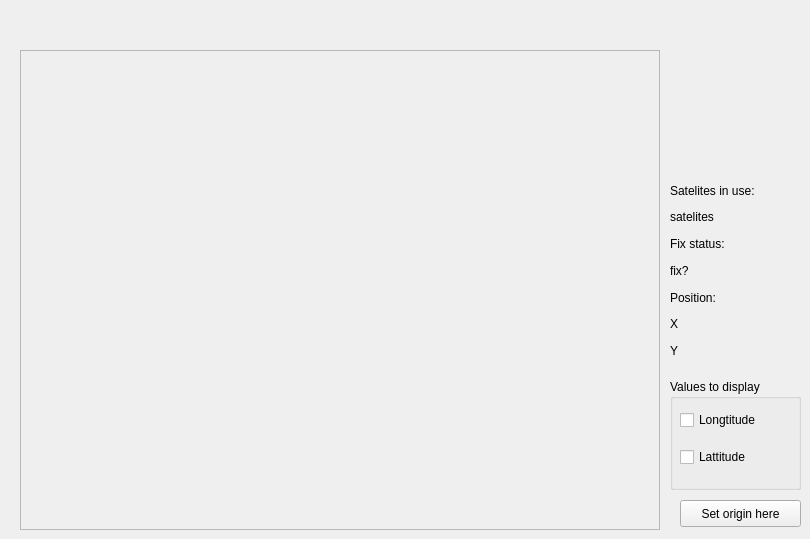
    <widget class="QWidget" name="gpsTab">
     <attribute name="title">
      <string>GPS</string>
     </attribute>
     <widget class="QLabel" name="gpsDisplayLabel">
      <property name="geometry">
       <rect>
        <x>20</x>
        <y>50</y>
        <width>640</width>
        <height>480</height>
       </rect>
      </property>
      <property name="frameShape">
       <enum>QFrame::StyledPanel</enum>
      </property>
      <property name="text">
       <string/>
      </property>
     </widget>
     <widget class="QGroupBox" name="gpsValuesGroupBox">
      <property name="geometry">
       <rect>
        <x>670</x>
        <y>379</y>
        <width>131</width>
        <height>111</height>
       </rect>
      </property>
      <property name="title">
       <string>Values to display</string>
      </property>
      <widget class="QWidget" name="verticalLayoutWidget_8">
       <property name="geometry">
        <rect>
         <x>10</x>
         <y>20</y>
         <width>111</width>
         <height>81</height>
        </rect>
       </property>
       <layout class="QVBoxLayout" name="verticalLayout_8">
        <item>
         <widget class="QCheckBox" name="longtitudeCheckBox">
          <property name="text">
           <string>Longtitude</string>
          </property>
         </widget>
        </item>
        <item>
         <widget class="QCheckBox" name="lattitudeCheckBox">
          <property name="text">
           <string>Lattitude</string>
          </property>
         </widget>
        </item>
       </layout>
      </widget>
     </widget>
     <widget class="QWidget" name="verticalLayoutWidget_9">
      <property name="geometry">
       <rect>
        <x>670</x>
        <y>180</y>
        <width>131</width>
        <height>181</height>
       </rect>
      </property>
      <layout class="QVBoxLayout" name="verticalLayout_9">
       <item>
        <widget class="QLabel" name="label_7">
         <property name="text">
          <string>Satelites in use:</string>
         </property>
        </widget>
       </item>
       <item>
        <widget class="QLabel" name="gpsSatelitesLabel">
         <property name="text">
          <string>satelites</string>
         </property>
        </widget>
       </item>
       <item>
        <widget class="QLabel" name="label_9">
         <property name="text">
          <string>Fix status:</string>
         </property>
        </widget>
       </item>
       <item>
        <widget class="QLabel" name="gpsFixLabel">
         <property name="text">
          <string>fix?</string>
         </property>
        </widget>
       </item>
       <item>
        <widget class="QLabel" name="label_18">
         <property name="text">
          <string>Position:</string>
         </property>
        </widget>
       </item>
       <item>
        <widget class="QLabel" name="gpsXLabel">
         <property name="text">
          <string>X</string>
         </property>
        </widget>
       </item>
       <item>
        <widget class="QLabel" name="gpsYLabel">
         <property name="text">
          <string>Y</string>
         </property>
        </widget>
       </item>
      </layout>
     </widget>
     <widget class="QPushButton" name="gpsZeroPointButton">
      <property name="geometry">
       <rect>
        <x>680</x>
        <y>500</y>
        <width>121</width>
        <height>27</height>
       </rect>
      </property>
      <property name="text">
       <string>Set origin here</string>
      </property>
     </widget>
    </widget>
